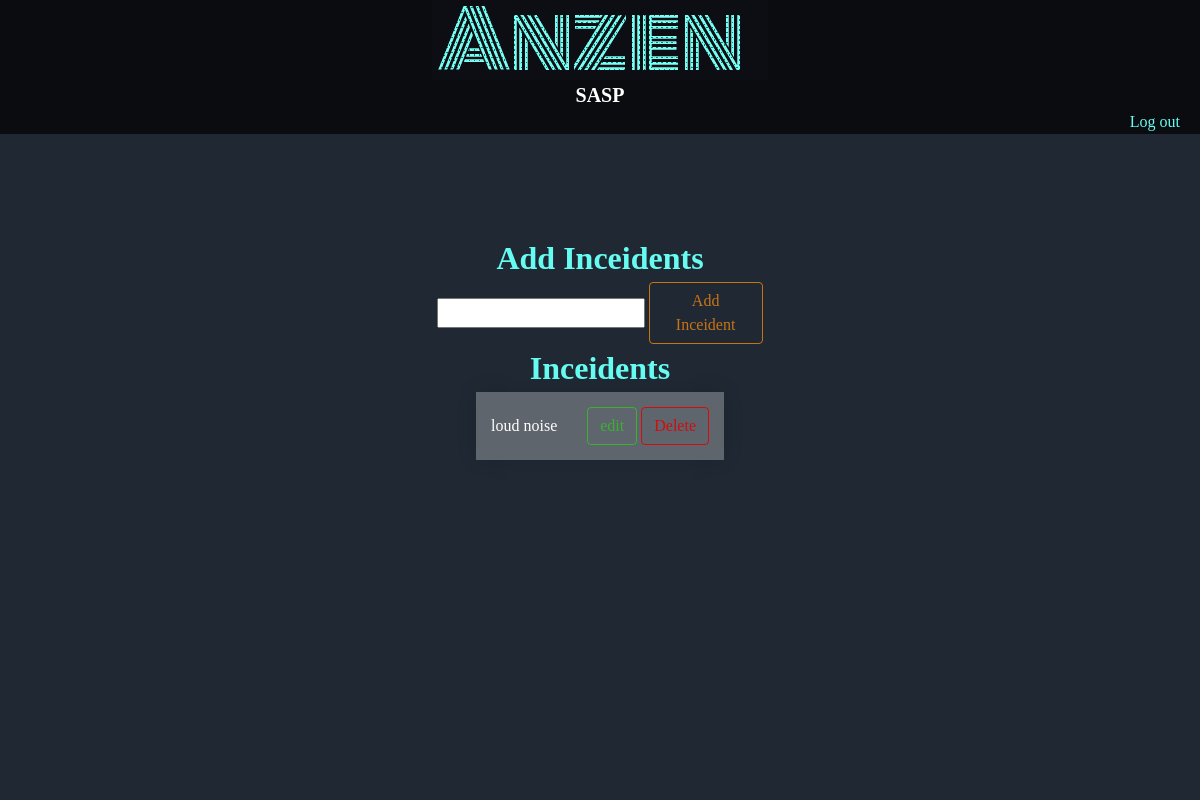
The page /incidentEntry/ (signed in) on the database as committed earlier.
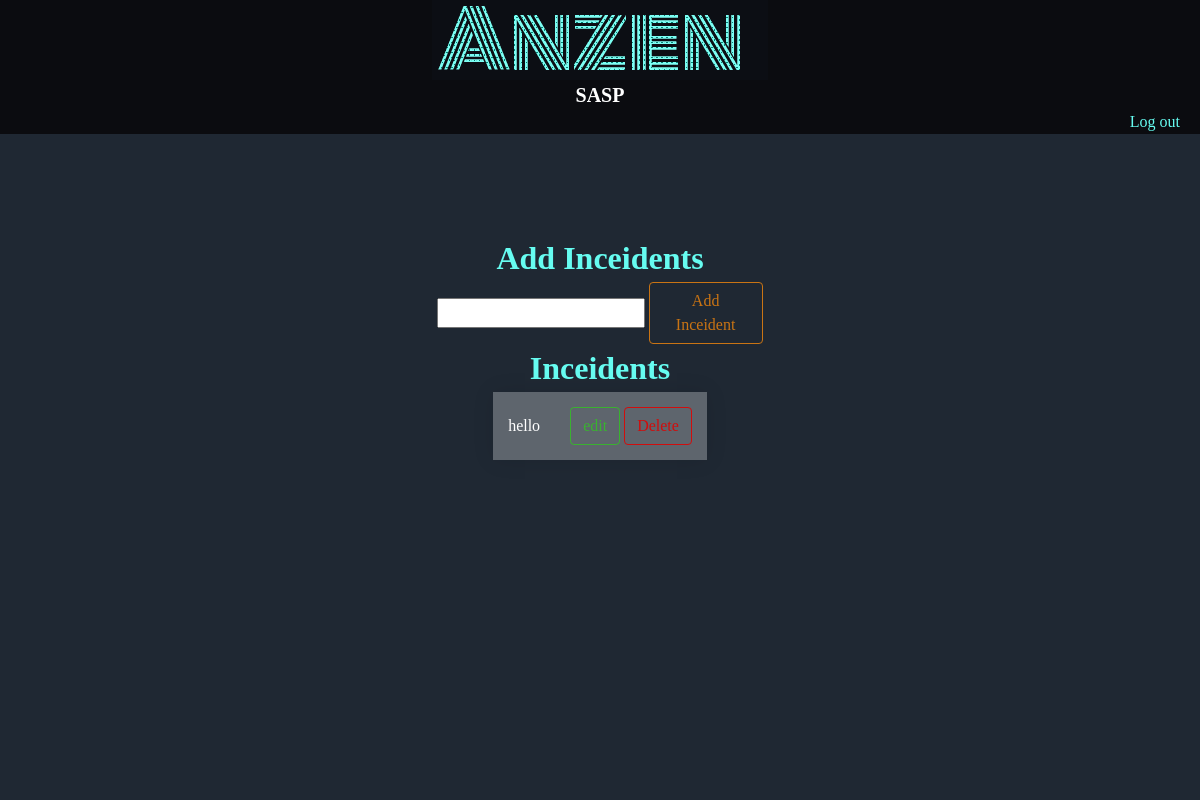
The same page on the database as committed later.
### accounts/models.py (models this page shows)
class inceident (models.Model):
    inceidentName = models.CharField(max_length=150,null=True)
    def __str__(self):
        return self.inceidentName

### accounts/views.py (the view, shortened to what this page needs)
# urls.py: path('incidentEntry/',views.incidentEntry,name='incidentEntry'),
@login_required(login_url='login')
def incidentEntry(request):
    inceidents = models.inceident.objects.all()
    return render(request,'accounts/reports/inceidentsEntry.html',{'inceidents':inceidents})

### accounts/templates/accounts/reports/inceidentsEntry.html (shortened to what this page needs)
{% extends 'accounts/index.html' %}
{% block content %}
<div class="inceidentFormsBody">
    <div class="inceidentAddDisplay">
        <H1 style="color:#66fcf1 ;">
            Add Inceidents
        </H1>
        <div class="inceidentAddForm">
            <form class="inceidentsAddForm" action="" method="POST">
                <input type="text" name="newInceident" required>
                <button type="submit" class="newInceidentButton">Add Inceident</button>
            </form>
        </div>
    </div>
    <div class="inceidentsDisplay">
        <H1 style="color:#66fcf1 ;">
            Inceidents
        </H1>
        <form class="inceidentsDisplayForm" action="" method="POST">
            <table >
                {% for inceident in inceidents %}
                <tr>
                    <td > {{ inceident }}</td>
                    <td>
                        <p onclick="editInceident()" class="editButton">edit</p>
                        <button type="submit" class="deleteButton" value="delete" name="1{{inceident.id}}">Delete</button>
                    </td>
                </tr>
                {% endfor %}
            </table>
        </form>
    </div>
</div>
{% endblock content %}

Rows that differ between the two databases and show on the page:
removed inceident: inceidentName "loud noise"
added inceident: inceidentName "hello"
